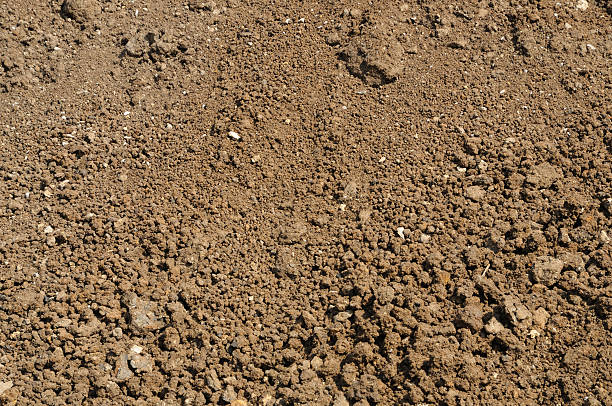
#> input picture SiltSoil.jpg, 612 x 406 px, given in place of CLACHE_Soil.png, which was not available
$ python texture.py ../SiltSoil.jpg
#> lines starting #> are read from the running program, lines starting #| are printed output that depends on the picture; long printed decimals are rounded; pictures that were not available may be replaced by others from this repository, and a replacement may not be noted
import matplotlib.pyplot as plt
import cv2
import numpy as np
import pandas as pd
from scipy import fftpack, ndimage
import os
import math
import sys

#Spectral Density

def texture(root_image):
#> called with root_image = 'CLACHE_Soil.png'
    imgName = root_image
    img = cv2.imread(imgName,0) #import image
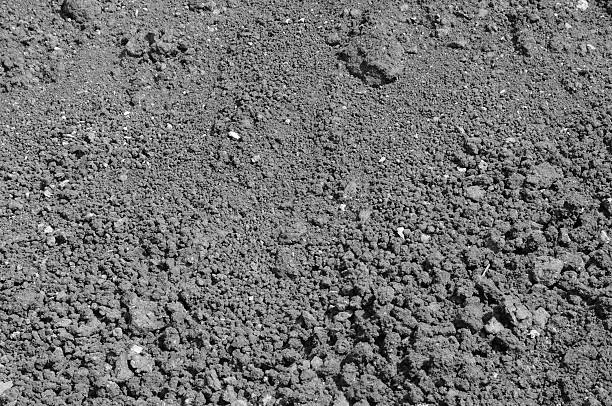
#> img: shape (406, 612); min 0, max 255, mean 114.5
    img = cv2.resize(img, (400, 400))
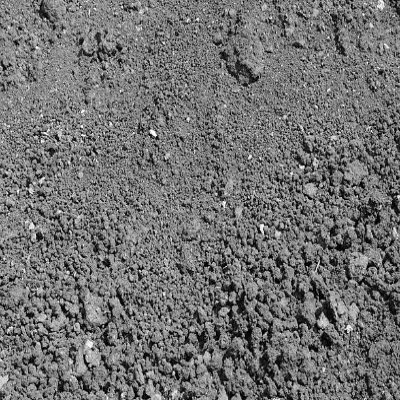
#> img: shape (400, 400); min 0, max 255, mean 114.4
    ft2 = np.fft.fft2(img)
    ftshift = np.fft.fftshift(ft2)
    w=img.shape[1] #width of image
#> w = 400
    h=img.shape[0] #height of image
#> h = 400

    magnitude_spectrum = 20*np.log(np.abs(ftshift))
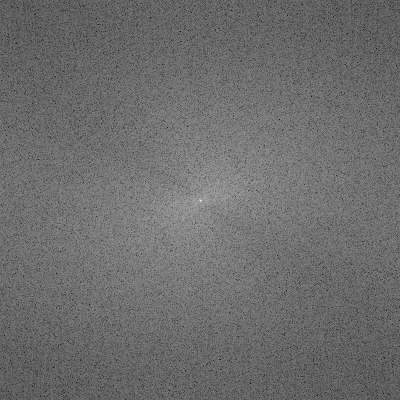
#> magnitude_spectrum: shape (400, 400) float64; min 70.14, max 334.4, mean 183.5; drawn with min black and max white

    plt.axis('off')
    plt.imshow(magnitude_spectrum, cmap = 'jet')
    # plt.savefig('uploads\colorTD_' + imgName)


    #RAPSD

    # Round up the size along this axis to an even number
    n = int( math.ceil(img.shape[0] / 2.) * 2 )
#> n = 400

    # We use rfft since we are processing real values
    a = np.fft.rfft(img,n, axis=0)

    a = a.real*a.real + a.imag*a.imag
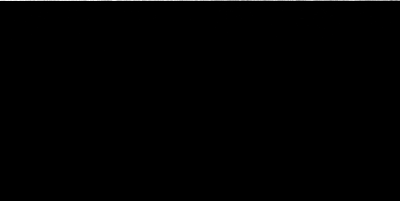
#> a: shape (201, 400) float64; min 1, max 2.74e+09, mean 11280304.9; drawn with min black and max white
    ax = a.sum(axis=1)/a.shape[1]         #Amplitudes on x axis
#> ax = 201 values, max 2.1e+09 at index 0, min 104730.2 at index 193, mean 11280304.9


    fx = np.fft.rfftfreq(n)   #frequencies on x axis
#> fx = 201 values from 0 to 0.5

    n = int( math.ceil(img.shape[1] / 2.) * 2 )

    a = np.fft.rfft(img,n,axis=1)

    a = a.real*a.real + a.imag*a.imag
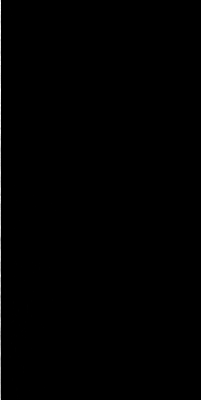
#> a: shape (400, 201) float64; min 1, max 2.6e+09, mean 11275710.1; drawn with min black and max white
    ay = a.sum(axis=0)/a.shape[0]      #Amplitudes on y axis
#> ay = 201 values, max 2.1e+09 at index 0, min 228825.8 at index 195, mean 11275710.1

    fy = np.fft.rfftfreq(n)         #frequencies on y axis
#> fy = 201 values from 0 to 0.5


    r=(np.sqrt(ax**2 + ay**2))     #Amplitudes in radial direction
#> r = 201 values, max 2.97e+09 at index 0, min 252873.2 at index 195, mean 15959844.5


    plt.scatter(np.log(fx[1:]),np.log(r[1:]), s=5)
    m, c = np.polyfit(np.log(fx[1:]), np.log(r[1:]), 1)
#> m = -0.822; c = 12.25


    plt.plot(np.log(fx[1:]), m*np.log(fx[1:]) + c, 'r', label='y={:.2f}x+{:.2f}'.format(m,c))

    plt.legend()
    save_name = "colorT_" +  os.path.basename(root_image)
    plt.savefig(save_name)
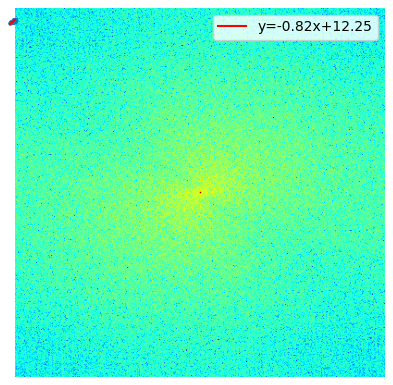
#> figure drawn by matplotlib, 1 panel
    #plt.show()
    print('slope of line', m)
#| slope of line -0.8221
    h=(-m-1)/2
#> h = -0.089
    print('surface roughness', h)
#| surface roughness -0.08897

#root_image = sys.argv[1]
root_image = "CLACHE_Soil.png"
texture(root_image)
